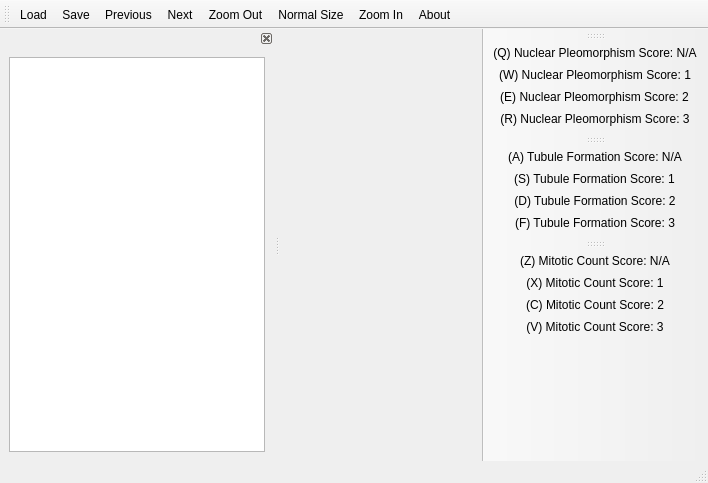
<ui version="4.0" >
 <class>ImageViewer</class>
 <widget class="QMainWindow" name="ImageViewer" >
  <property name="geometry" >
   <rect>
    <x>0</x>
    <y>0</y>
    <width>708</width>
    <height>483</height>
   </rect>
  </property>
  <property name="windowTitle" >
   <string>Qt Mini Image Viewer</string>
  </property>
  <property name="statusTip" >
   <string>Histopatho-GTM (GroudTruthMaker) by Chao-Hui Huang (Ph.D.) @ Image &amp; Pervasive Access Lab (IPAL), French-Singaporean International Joint Laboratory (CNRS UMI 2955, A*STAR/I2R, NUS, UJF)</string>
  </property>
  <widget class="QWidget" name="centralwidget" >
   <layout class="QHBoxLayout" >
    <property name="spacing" >
     <number>6</number>
    </property>
    <property name="margin" >
     <number>9</number>
    </property>
   </layout>
  </widget>
  <widget class="QStatusBar" name="statusbar" />
  <widget class="QDockWidget" name="dockWidget" >
   <property name="features" >
    <set>QDockWidget::DockWidgetClosable|QDockWidget::DockWidgetMovable</set>
   </property>
   <property name="allowedAreas" >
    <set>Qt::LeftDockWidgetArea|Qt::RightDockWidgetArea</set>
   </property>
   <attribute name="dockWidgetArea" >
    <number>1</number>
   </attribute>
   <widget class="QWidget" name="dockWidgetContents" >
    <layout class="QVBoxLayout" >
     <property name="spacing" >
      <number>6</number>
     </property>
     <property name="margin" >
      <number>9</number>
     </property>
     <item>
      <widget class="QTreeView" name="treeView" >
       <property name="sizePolicy" >
        <sizepolicy vsizetype="Expanding" hsizetype="Expanding" >
         <horstretch>0</horstretch>
         <verstretch>0</verstretch>
        </sizepolicy>
       </property>
       <property name="autoFillBackground" >
        <bool>false</bool>
       </property>
      </widget>
     </item>
    </layout>
   </widget>
  </widget>
  <widget class="QToolBar" name="toolBar" >
   <property name="orientation" >
    <enum>Qt::Horizontal</enum>
   </property>
   <property name="toolButtonStyle" >
    <enum>Qt::ToolButtonIconOnly</enum>
   </property>
   <attribute name="toolBarArea" >
    <enum>TopToolBarArea</enum>
   </attribute>
   <attribute name="toolBarBreak" >
    <bool>false</bool>
   </attribute>
   <addaction name="actionLoad" />
   <addaction name="actionSave" />
   <addaction name="actionPrevious" />
   <addaction name="actionNext" />
   <addaction name="actionZoomOut" />
   <addaction name="actionNormalSize" />
   <addaction name="actionZoomIn" />
   <addaction name="actionAbout" />
  </widget>
  <widget class="QToolBar" name="NuclearPleomorphismExamBar" >
   <property name="windowTitle" >
    <string>toolBar_2</string>
   </property>
   <attribute name="toolBarArea" >
    <enum>RightToolBarArea</enum>
   </attribute>
   <attribute name="toolBarBreak" >
    <bool>false</bool>
   </attribute>
   <addaction name="actionNuclearPleomorphism_N" />
   <addaction name="actionNuclearPleomorphism_1" />
   <addaction name="actionNuclearPleomorphism_2" />
   <addaction name="actionNuclearPleomorphism_3" />
  </widget>
  <widget class="QToolBar" name="TubuleFormationExamBar" >
   <property name="windowTitle" >
    <string>toolBar_2</string>
   </property>
   <attribute name="toolBarArea" >
    <enum>RightToolBarArea</enum>
   </attribute>
   <attribute name="toolBarBreak" >
    <bool>false</bool>
   </attribute>
   <addaction name="actionTubuleFormation_N" />
   <addaction name="actionTubuleFormation_1" />
   <addaction name="actionTubuleFormation_2" />
   <addaction name="actionTubuleFormation_3" />
  </widget>
  <widget class="QToolBar" name="MitoticCountExamBar" >
   <property name="windowTitle" >
    <string>toolBar_2</string>
   </property>
   <attribute name="toolBarArea" >
    <enum>RightToolBarArea</enum>
   </attribute>
   <attribute name="toolBarBreak" >
    <bool>false</bool>
   </attribute>
   <addaction name="actionMitoticCount_N" />
   <addaction name="actionMitoticCount_1" />
   <addaction name="actionMitoticCount_2" />
   <addaction name="actionMitoticCount_3" />
  </widget>
  <action name="actionAbout" >
   <property name="icon" >
    <iconset resource="Histopatho-GTMRes.qrc" >
     <normaloff>:/images/about.png</normaloff>:/images/about.png</iconset>
   </property>
   <property name="text" >
    <string>About</string>
   </property>
   <property name="statusTip" >
    <string>Show program about dialog</string>
   </property>
   <property name="shortcut" >
    <string>F1</string>
   </property>
  </action>
  <action name="actionNext" >
   <property name="icon" >
    <iconset resource="Histopatho-GTMRes.qrc" >
     <normaloff>:/images/next.png</normaloff>:/images/next.png</iconset>
   </property>
   <property name="text" >
    <string>Next</string>
   </property>
   <property name="shortcut" >
    <string>Space</string>
   </property>
  </action>
  <action name="actionPrevious" >
   <property name="icon" >
    <iconset resource="Histopatho-GTMRes.qrc" >
     <normaloff>:/images/previous.png</normaloff>:/images/previous.png</iconset>
   </property>
   <property name="text" >
    <string>Previous</string>
   </property>
   <property name="shortcut" >
    <string>Backspace</string>
   </property>
  </action>
  <action name="actionZoomIn" >
   <property name="icon" >
    <iconset resource="Histopatho-GTMRes.qrc" >
     <normaloff>:/images/zoomin.png</normaloff>:/images/zoomin.png</iconset>
   </property>
   <property name="text" >
    <string>Zoom In</string>
   </property>
  </action>
  <action name="actionZoomOut" >
   <property name="icon" >
    <iconset resource="Histopatho-GTMRes.qrc" >
     <normaloff>:/images/zoomout.png</normaloff>:/images/zoomout.png</iconset>
   </property>
   <property name="text" >
    <string>Zoom Out</string>
   </property>
  </action>
  <action name="actionNormalSize" >
   <property name="icon" >
    <iconset resource="Histopatho-GTMRes.qrc" >
     <normaloff>:/images/zoomnormal.png</normaloff>:/images/zoomnormal.png</iconset>
   </property>
   <property name="text" >
    <string>Normal Size</string>
   </property>
  </action>
  <action name="actionNuclearPleomorphism_N" >
   <property name="text" >
    <string>(&amp;Q) Nuclear Pleomorphism Score: N/A</string>
   </property>
  </action>
  <action name="actionNuclearPleomorphism_1" >
   <property name="text" >
    <string>(&amp;W) Nuclear Pleomorphism Score: 1</string>
   </property>
  </action>
  <action name="actionNuclearPleomorphism_2" >
   <property name="text" >
    <string>(&amp;E) Nuclear Pleomorphism Score: 2</string>
   </property>
  </action>
  <action name="actionNuclearPleomorphism_3" >
   <property name="text" >
    <string>(&amp;R) Nuclear Pleomorphism Score: 3</string>
   </property>
  </action>
  <action name="actionTubuleFormation_N" >
   <property name="text" >
    <string>(&amp;A) Tubule Formation Score: N/A</string>
   </property>
  </action>
  <action name="actionTubuleFormation_1" >
   <property name="text" >
    <string>(&amp;S) Tubule Formation Score: 1</string>
   </property>
  </action>
  <action name="actionTubuleFormation_2" >
   <property name="text" >
    <string>(&amp;D) Tubule Formation Score: 2</string>
   </property>
  </action>
  <action name="actionTubuleFormation_3" >
   <property name="text" >
    <string>(&amp;F) Tubule Formation Score: 3</string>
   </property>
  </action>
  <action name="actionMitoticCount_N" >
   <property name="text" >
    <string>(&amp;Z) Mitotic Count Score: N/A</string>
   </property>
  </action>
  <action name="actionMitoticCount_1" >
   <property name="text" >
    <string>(&amp;X) Mitotic Count Score: 1</string>
   </property>
  </action>
  <action name="actionMitoticCount_2" >
   <property name="text" >
    <string>(&amp;C) Mitotic Count Score: 2</string>
   </property>
  </action>
  <action name="actionMitoticCount_3" >
   <property name="text" >
    <string>(&amp;V) Mitotic Count Score: 3</string>
   </property>
  </action>
  <action name="actionSave" >
   <property name="icon" >
    <iconset>
     <normaloff>://images/save.png</normaloff>://images/save.png</iconset>
   </property>
   <property name="text" >
    <string>Save</string>
   </property>
  </action>
  <action name="actionLoad" >
   <property name="icon" >
    <iconset>
     <normaloff>://images/open.png</normaloff>://images/open.png</iconset>
   </property>
   <property name="text" >
    <string>Load</string>
   </property>
  </action>
 </widget>
 <resources>
  <include location="Histopatho-GTMRes.qrc" />
 </resources>
 <connections/>
</ui>
